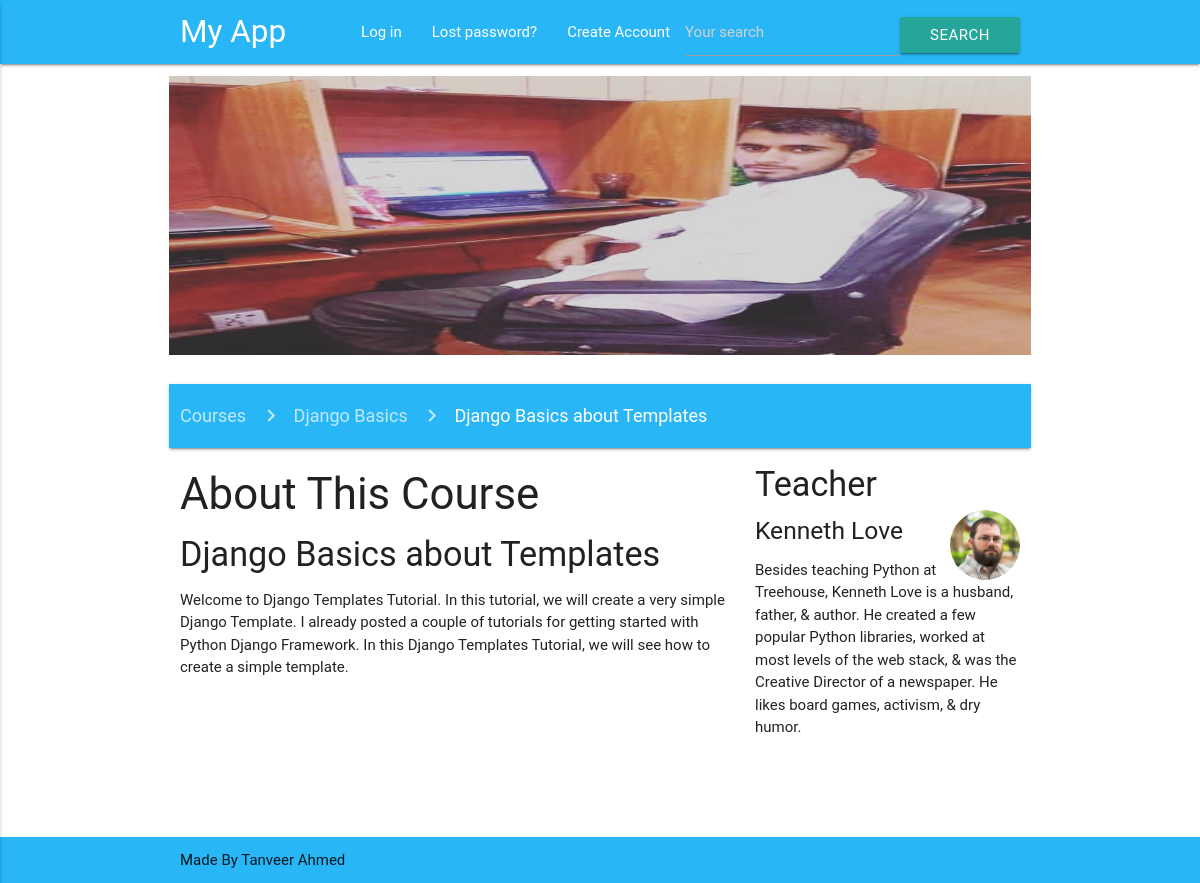
Screenshot of /6/6/ with the database file from the repository.
### courses/models.py (models this page shows, shortened)
class Step(models.Model):
    course = models.ForeignKey(Course, on_delete=models.CASCADE)
    related_created_at = models.DateTimeField(auto_now=True)
    related_title = models.TextField()
    related_title_html = models.TextField(editable=False)
    related_description = models.TextField()
    related_teacher = models.ForeignKey('Teacher',  related_name='related_teahcers', on_delete=models.CASCADE)
    related_image = models.ImageField(upload_to="Step_Images", default='media/default.png')
    order = models.IntegerField(blank=True, default=0)

class Course(models.Model):
    user = models.ForeignKey(settings.AUTH_USER_MODEL, on_delete=models.CASCADE, related_name="courses")
    created_at = models.DateTimeField(auto_now=True)
    title = models.TextField()
    title_html = models.TextField(editable=False)
    description = models.TextField()
    teacher = models.ForeignKey('Teacher',  related_name='teahcers', on_delete=models.CASCADE, default='Select Teacher')
    image = models.ImageField(upload_to=get_image_path, default='media/default.png')
    active = models.BooleanField(default=True)
    category = TreeForeignKey('Category', on_delete=models.CASCADE, null=True,blank=True)
    default = models.ForeignKey('Category', on_delete=models.CASCADE, related_name='default_category', null=True, blank=True)
    slug = models.SlugField()
    objects = CourseManager()
    class Meta:
        ordering = ["-title"]

class Teacher(models.Model):
    image = models.ImageField(upload_to='treasure_images', default='media/default.png')
    name = models.CharField(max_length=100)
    description = models.TextField()

### courses/views.py (the view)
# urls.py: path('<int:course_pk>/<int:step_pk>/', views.StepDetailView.as_view(),
class StepDetailView(DetailView):
	model = Step
	template_name = 'courses/step_detail.html'
	def get_object(self):
		step = get_object_or_404(Step, pk=self.kwargs['step_pk'])
		return step

### courses/templates/courses/step_detail.html (shortened to what this page needs)
{% extends "courses/layout.html" %}
{% block course_content %}
<div class="container">
 <div class="row">
    <div class="cover_img">
         <img class="responsive-img" src="{{ step.related_image.url }}" height="150">
    </div>
    	<br>
    	  <nav>
    <div class="nav-wrapper">
      <div class="col s12">
        <a href="{% url 'courses:course_list' %}"" class="breadcrumb">Courses </a>
        <a href="{% url 'courses:course_detail' step.course.pk %}"" class="breadcrumb">{{ step.course.title }}</a>
        <a href="#!" class="breadcrumb">{{ step.related_title }}</a>
      </div>
    </div>
  </nav>
  <div class="col s12 col m8">
        <h3> About This Course </h3>
        <h4> {{ step.related_title }} </h4>
            <p> {{ step.related_description }} </p>
 </div>
 <div class="col s12 col m4">
         <h4> Teacher </h4>
        <h5>  {{ step.related_teacher.name }}</h5>
         <img class="responsive-img circle teacher_img" src="{{ step.related_teacher.image.url }}" height="150">
            <p> {{ step.related_teacher.description }} </p>
</div>
</div>
{% endblock %}

### assets/static/css/style.css (style rules this page uses)
img.teacher_img { height: 70px; padding: 0px; margin: 0px; float: right; margin-top: -44px; }
.cover_img img { background-size: cover; width: 100%; height: 279px; }
.nav-wrapper { background: #29b6f6 !important; }

### courses/static/css/style.css (style rules this page uses)
img.teacher_img { height: 70px; padding: 0px; margin: 0px; float: right; margin-top: -44px; }
.cover_img img { background-size: cover; width: 100%; height: 279px; }
.nav-wrapper { background: #29b6f6 !important; }

### rows the page displays
Step: related_image (picture), course "Django Basics", related_title "Django Basics about Templates", related_description "Welcome to Django Templates Tutorial. In this tutorial, we will create a very simple Django Template. I already posted a couple of tutorials for getting started with Python Django Framework. In this Django Templates Tutorial, we will see how to create a simple template.", related_teacher.name "Kenneth Love", related_teacher.image (picture), related_teacher.description "Besides teaching Python at Treehouse, Kenneth Love is a husband, father, & author. He created a few popular Python libraries, worked at most levels of the web stack, & was the Creative Director of a newspaper. He likes board games, activism, & dry humor."
